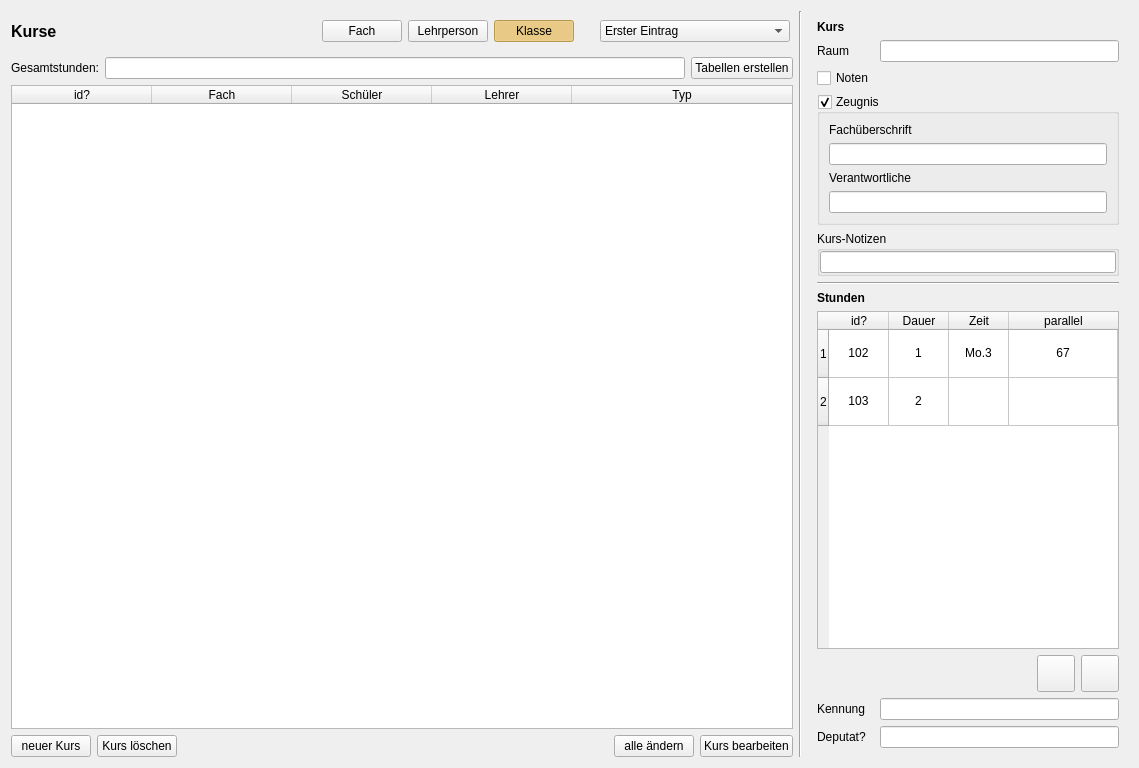
<?xml version="1.0" encoding="UTF-8"?>
<ui version="4.0">
 <class>CourseEditor</class>
 <widget class="QWidget" name="CourseEditor">
  <property name="geometry">
   <rect>
    <x>0</x>
    <y>0</y>
    <width>1139</width>
    <height>768</height>
   </rect>
  </property>
  <property name="sizePolicy">
   <sizepolicy hsizetype="Preferred" vsizetype="MinimumExpanding">
    <horstretch>0</horstretch>
    <verstretch>0</verstretch>
   </sizepolicy>
  </property>
  <property name="mouseTracking">
   <bool>false</bool>
  </property>
  <property name="windowTitle">
   <string>Kurse und Stunden</string>
  </property>
  <layout class="QHBoxLayout" name="horizontalLayout_5">
   <item>
    <layout class="QVBoxLayout" name="verticalLayout_2">
     <item>
      <layout class="QHBoxLayout" name="horizontalLayout" stretch="0,1,0">
       <item>
        <widget class="QLabel" name="label">
         <property name="font">
          <font>
           <pointsize>12</pointsize>
           <bold>true</bold>
          </font>
         </property>
         <property name="text">
          <string>Kurse</string>
         </property>
        </widget>
       </item>
       <item>
        <spacer name="horizontalSpacer">
         <property name="orientation">
          <enum>Qt::Horizontal</enum>
         </property>
         <property name="sizeHint" stdset="0">
          <size>
           <width>40</width>
           <height>20</height>
          </size>
         </property>
        </spacer>
       </item>
       <item>
        <widget class="QFrame" name="frame">
         <property name="minimumSize">
          <size>
           <width>0</width>
           <height>40</height>
          </size>
         </property>
         <property name="toolTip">
          <string>&lt;html&gt;&lt;head/&gt;&lt;body&gt;&lt;p&gt;Die Kurse können für eine Klasse, eine Person oder ein Fach betrachtet werden.&lt;/p&gt;&lt;p&gt;Klicke auf die entsprechende Schaltfläche, dann ist die weitere Wahl im Aufklappmenü möglich.&lt;/p&gt;&lt;p&gt;&lt;br/&gt;&lt;/p&gt;&lt;/body&gt;&lt;/html&gt;</string>
         </property>
         <property name="styleSheet">
          <string notr="true">QPushButton:checked {background-color: #ffd36b;}</string>
         </property>
         <property name="frameShadow">
          <enum>QFrame::Raised</enum>
         </property>
         <layout class="QHBoxLayout" name="horizontalLayout_4">
          <property name="leftMargin">
           <number>3</number>
          </property>
          <property name="topMargin">
           <number>3</number>
          </property>
          <property name="rightMargin">
           <number>3</number>
          </property>
          <property name="bottomMargin">
           <number>3</number>
          </property>
          <item>
           <widget class="QPushButton" name="pb_SUBJECT">
            <property name="text">
             <string>Fach</string>
            </property>
            <property name="checkable">
             <bool>true</bool>
            </property>
            <attribute name="buttonGroup">
             <string notr="true">buttonGroup</string>
            </attribute>
           </widget>
          </item>
          <item>
           <widget class="QPushButton" name="pb_TEACHER">
            <property name="text">
             <string>Lehrperson</string>
            </property>
            <property name="checkable">
             <bool>true</bool>
            </property>
            <attribute name="buttonGroup">
             <string notr="true">buttonGroup</string>
            </attribute>
           </widget>
          </item>
          <item>
           <widget class="QPushButton" name="pb_CLASS">
            <property name="text">
             <string>Klasse</string>
            </property>
            <property name="checkable">
             <bool>true</bool>
            </property>
            <property name="checked">
             <bool>true</bool>
            </property>
            <attribute name="buttonGroup">
             <string notr="true">buttonGroup</string>
            </attribute>
           </widget>
          </item>
          <item>
           <spacer name="horizontalSpacer_2">
            <property name="orientation">
             <enum>Qt::Horizontal</enum>
            </property>
            <property name="sizeHint" stdset="0">
             <size>
              <width>20</width>
              <height>20</height>
             </size>
            </property>
           </spacer>
          </item>
          <item>
           <widget class="QComboBox" name="combo_class">
            <property name="sizeAdjustPolicy">
             <enum>QComboBox::AdjustToContents</enum>
            </property>
            <item>
             <property name="text">
              <string>Erster Eintrag</string>
             </property>
            </item>
            <item>
             <property name="text">
              <string>Ein sehr ausführlicher Eintrag</string>
             </property>
            </item>
           </widget>
          </item>
         </layout>
        </widget>
       </item>
      </layout>
     </item>
     <item>
      <layout class="QHBoxLayout" name="horizontalLayout_6">
       <item>
        <widget class="QLabel" name="label_2">
         <property name="text">
          <string>Gesamtstunden:</string>
         </property>
        </widget>
       </item>
       <item>
        <widget class="QLineEdit" name="total">
         <property name="readOnly">
          <bool>true</bool>
         </property>
        </widget>
       </item>
       <item>
        <widget class="QPushButton" name="make_tables">
         <property name="text">
          <string>Tabellen erstellen</string>
         </property>
        </widget>
       </item>
      </layout>
     </item>
     <item>
      <widget class="QTableWidget" name="course_table">
       <property name="editTriggers">
        <set>QAbstractItemView::NoEditTriggers</set>
       </property>
       <property name="alternatingRowColors">
        <bool>true</bool>
       </property>
       <property name="selectionMode">
        <enum>QAbstractItemView::SingleSelection</enum>
       </property>
       <property name="selectionBehavior">
        <enum>QAbstractItemView::SelectRows</enum>
       </property>
       <attribute name="horizontalHeaderMinimumSectionSize">
        <number>60</number>
       </attribute>
       <attribute name="horizontalHeaderDefaultSectionSize">
        <number>140</number>
       </attribute>
       <attribute name="horizontalHeaderStretchLastSection">
        <bool>true</bool>
       </attribute>
       <column>
        <property name="text">
         <string>id?</string>
        </property>
       </column>
       <column>
        <property name="text">
         <string>Fach</string>
        </property>
       </column>
       <column>
        <property name="text">
         <string>Schüler</string>
        </property>
       </column>
       <column>
        <property name="text">
         <string>Lehrer</string>
        </property>
       </column>
       <column>
        <property name="text">
         <string>Typ</string>
        </property>
       </column>
      </widget>
     </item>
     <item>
      <layout class="QHBoxLayout" name="horizontalLayout_2">
       <item>
        <widget class="QPushButton" name="pb_new_course">
         <property name="text">
          <string>neuer Kurs</string>
         </property>
        </widget>
       </item>
       <item>
        <widget class="QPushButton" name="pb_delete_course">
         <property name="text">
          <string>Kurs löschen</string>
         </property>
        </widget>
       </item>
       <item>
        <spacer name="horizontalSpacer_3">
         <property name="orientation">
          <enum>Qt::Horizontal</enum>
         </property>
         <property name="sizeHint" stdset="0">
          <size>
           <width>40</width>
           <height>20</height>
          </size>
         </property>
        </spacer>
       </item>
       <item>
        <widget class="QPushButton" name="pb_change_all">
         <property name="text">
          <string>alle ändern</string>
         </property>
        </widget>
       </item>
       <item>
        <widget class="QPushButton" name="pb_edit_course">
         <property name="text">
          <string>Kurs bearbeiten</string>
         </property>
        </widget>
       </item>
      </layout>
     </item>
    </layout>
   </item>
   <item>
    <widget class="Line" name="line_3">
     <property name="orientation">
      <enum>Qt::Vertical</enum>
     </property>
    </widget>
   </item>
   <item>
    <widget class="QWidget" name="frame_r" native="true">
     <property name="enabled">
      <bool>true</bool>
     </property>
     <property name="maximumSize">
      <size>
       <width>320</width>
       <height>16777215</height>
      </size>
     </property>
     <layout class="QGridLayout" name="gridLayout_2">
      <item row="0" column="0">
       <widget class="QLabel" name="label_5">
        <property name="font">
         <font>
          <bold>true</bold>
         </font>
        </property>
        <property name="text">
         <string>Kurs</string>
        </property>
       </widget>
      </item>
      <item row="1" column="0">
       <widget class="QLabel" name="label_11">
        <property name="toolTip">
         <string notr="true">&lt;html&gt;&lt;head/&gt;&lt;body&gt;&lt;p&gt;Insbesondere für Epochenunterricht geeignet.&lt;/p&gt;&lt;p&gt;Jeder Block hat einen eigenen Kennzeichen.&lt;/p&gt;&lt;p&gt;Die Unterrichtsstunden können von mehreren Lehrern – parallel oder über das Jahr verteilt – gegeben.&lt;/p&gt;&lt;p&gt;Auch verschiedene Schülergruppen können betroffen sein.&lt;/p&gt;&lt;p&gt;&lt;br/&gt;&lt;/p&gt;&lt;/body&gt;&lt;/html&gt;</string>
        </property>
        <property name="text">
         <string>Raum</string>
        </property>
       </widget>
      </item>
      <item row="1" column="1">
       <widget class="QLineEdit" name="wish_room">
        <property name="text">
         <string/>
        </property>
        <property name="readOnly">
         <bool>true</bool>
        </property>
       </widget>
      </item>
      <item row="2" column="0">
       <widget class="QCheckBox" name="grade_checkbox">
        <property name="text">
         <string>Noten</string>
        </property>
        <property name="checked">
         <bool>false</bool>
        </property>
       </widget>
      </item>
      <item row="3" column="0" colspan="2">
       <widget class="QGroupBox" name="groupBox">
        <property name="title">
         <string>Zeugnis</string>
        </property>
        <property name="checkable">
         <bool>true</bool>
        </property>
        <layout class="QVBoxLayout" name="verticalLayout">
         <item>
          <widget class="QLabel" name="label_8">
           <property name="text">
            <string>Fachüberschrift</string>
           </property>
          </widget>
         </item>
         <item>
          <widget class="QLineEdit" name="report_title">
           <property name="readOnly">
            <bool>true</bool>
           </property>
          </widget>
         </item>
         <item>
          <widget class="QLabel" name="label_4">
           <property name="text">
            <string>Verantwortliche</string>
           </property>
          </widget>
         </item>
         <item>
          <widget class="QLineEdit" name="report_teachers">
           <property name="readOnly">
            <bool>true</bool>
           </property>
          </widget>
         </item>
        </layout>
       </widget>
      </item>
      <item row="4" column="0" colspan="2">
       <widget class="QGroupBox" name="groupBox_2">
        <property name="sizePolicy">
         <sizepolicy hsizetype="Preferred" vsizetype="Preferred">
          <horstretch>0</horstretch>
          <verstretch>0</verstretch>
         </sizepolicy>
        </property>
        <property name="title">
         <string>Kurs-Notizen</string>
        </property>
        <layout class="QVBoxLayout" name="verticalLayout_3">
         <property name="leftMargin">
          <number>0</number>
         </property>
         <property name="topMargin">
          <number>0</number>
         </property>
         <property name="rightMargin">
          <number>0</number>
         </property>
         <property name="bottomMargin">
          <number>0</number>
         </property>
         <item>
          <widget class="QLineEdit" name="notes">
           <property name="readOnly">
            <bool>true</bool>
           </property>
          </widget>
         </item>
        </layout>
       </widget>
      </item>
      <item row="5" column="0" colspan="2">
       <widget class="Line" name="line">
        <property name="orientation">
         <enum>Qt::Horizontal</enum>
        </property>
       </widget>
      </item>
      <item row="6" column="0">
       <widget class="QLabel" name="label_3">
        <property name="font">
         <font>
          <bold>true</bold>
         </font>
        </property>
        <property name="text">
         <string>Stunden</string>
        </property>
       </widget>
      </item>
      <item row="7" column="0" colspan="2">
       <widget class="QTableWidget" name="lesson_table">
        <property name="sizePolicy">
         <sizepolicy hsizetype="Expanding" vsizetype="Expanding">
          <horstretch>0</horstretch>
          <verstretch>1</verstretch>
         </sizepolicy>
        </property>
        <property name="minimumSize">
         <size>
          <width>0</width>
          <height>150</height>
         </size>
        </property>
        <property name="styleSheet">
         <string notr="true">QTableView {
  selection-background-color: #f0e0ff;
  selection-color: black;
}
</string>
        </property>
        <property name="editTriggers">
         <set>QAbstractItemView::NoEditTriggers</set>
        </property>
        <property name="showDropIndicator" stdset="0">
         <bool>false</bool>
        </property>
        <property name="dragDropOverwriteMode">
         <bool>false</bool>
        </property>
        <property name="alternatingRowColors">
         <bool>false</bool>
        </property>
        <property name="selectionMode">
         <enum>QAbstractItemView::SingleSelection</enum>
        </property>
        <property name="selectionBehavior">
         <enum>QAbstractItemView::SelectRows</enum>
        </property>
        <property name="iconSize">
         <size>
          <width>40</width>
          <height>40</height>
         </size>
        </property>
        <attribute name="horizontalHeaderVisible">
         <bool>true</bool>
        </attribute>
        <attribute name="horizontalHeaderCascadingSectionResizes">
         <bool>true</bool>
        </attribute>
        <attribute name="horizontalHeaderMinimumSectionSize">
         <number>36</number>
        </attribute>
        <attribute name="horizontalHeaderDefaultSectionSize">
         <number>60</number>
        </attribute>
        <attribute name="horizontalHeaderStretchLastSection">
         <bool>true</bool>
        </attribute>
        <attribute name="verticalHeaderCascadingSectionResizes">
         <bool>true</bool>
        </attribute>
        <attribute name="verticalHeaderMinimumSectionSize">
         <number>48</number>
        </attribute>
        <attribute name="verticalHeaderDefaultSectionSize">
         <number>48</number>
        </attribute>
        <row>
         <property name="text">
          <string>1</string>
         </property>
        </row>
        <row>
         <property name="text">
          <string>2</string>
         </property>
        </row>
        <column>
         <property name="text">
          <string>id?</string>
         </property>
        </column>
        <column>
         <property name="text">
          <string>Dauer</string>
         </property>
        </column>
        <column>
         <property name="text">
          <string>Zeit</string>
         </property>
        </column>
        <column>
         <property name="text">
          <string>parallel</string>
         </property>
        </column>
        <item row="0" column="0">
         <property name="text">
          <string>102</string>
         </property>
         <property name="textAlignment">
          <set>AlignCenter</set>
         </property>
        </item>
        <item row="0" column="1">
         <property name="text">
          <string>1</string>
         </property>
         <property name="textAlignment">
          <set>AlignCenter</set>
         </property>
        </item>
        <item row="0" column="2">
         <property name="text">
          <string>Mo.3</string>
         </property>
         <property name="textAlignment">
          <set>AlignCenter</set>
         </property>
        </item>
        <item row="0" column="3">
         <property name="text">
          <string>67</string>
         </property>
         <property name="textAlignment">
          <set>AlignCenter</set>
         </property>
        </item>
        <item row="1" column="0">
         <property name="text">
          <string>103</string>
         </property>
         <property name="textAlignment">
          <set>AlignCenter</set>
         </property>
        </item>
        <item row="1" column="1">
         <property name="text">
          <string>2</string>
         </property>
         <property name="textAlignment">
          <set>AlignCenter</set>
         </property>
        </item>
        <item row="1" column="2">
         <property name="text">
          <string/>
         </property>
         <property name="textAlignment">
          <set>AlignCenter</set>
         </property>
        </item>
        <item row="1" column="3">
         <property name="text">
          <string/>
         </property>
        </item>
       </widget>
      </item>
      <item row="8" column="0" colspan="2">
       <layout class="QHBoxLayout" name="horizontalLayout_3">
        <item>
         <spacer name="horizontalSpacer_4">
          <property name="orientation">
           <enum>Qt::Horizontal</enum>
          </property>
          <property name="sizeHint" stdset="0">
           <size>
            <width>40</width>
            <height>20</height>
           </size>
          </property>
         </spacer>
        </item>
        <item>
         <widget class="QToolButton" name="lesson_sub">
          <property name="toolTip">
           <string>&lt;html&gt;&lt;head/&gt;&lt;body&gt;&lt;p&gt;Unterrichtsstunde vom Element entfernen. Die letzte Stunde kann auf diese Weise nicht entfernt werden, dafür muss der Kurs (bzw. alle Kurse) vom Element getrennt werden. &lt;/p&gt;&lt;/body&gt;&lt;/html&gt;</string>
          </property>
          <property name="icon">
           <iconset>
            <normaloff>../icons/icon_remove.svg</normaloff>../icons/icon_remove.svg</iconset>
          </property>
          <property name="iconSize">
           <size>
            <width>30</width>
            <height>30</height>
           </size>
          </property>
         </widget>
        </item>
        <item>
         <widget class="QToolButton" name="lesson_add">
          <property name="toolTip">
           <string>&lt;html&gt;&lt;head/&gt;&lt;body&gt;&lt;p&gt;Unterrichtsstunde zum Element hinzufügen&lt;/p&gt;&lt;/body&gt;&lt;/html&gt;</string>
          </property>
          <property name="icon">
           <iconset>
            <normaloff>../icons/icon_new.svg</normaloff>../icons/icon_new.svg</iconset>
          </property>
          <property name="iconSize">
           <size>
            <width>30</width>
            <height>30</height>
           </size>
          </property>
         </widget>
        </item>
       </layout>
      </item>
      <item row="9" column="0">
       <widget class="QLabel" name="label_9">
        <property name="text">
         <string>Kennung</string>
        </property>
       </widget>
      </item>
      <item row="9" column="1">
       <widget class="QLineEdit" name="block_name">
        <property name="text">
         <string/>
        </property>
        <property name="readOnly">
         <bool>true</bool>
        </property>
       </widget>
      </item>
      <item row="10" column="0">
       <widget class="QLabel" name="label_7">
        <property name="text">
         <string>Deputat?</string>
        </property>
       </widget>
      </item>
      <item row="10" column="1">
       <widget class="QLineEdit" name="payment">
        <property name="readOnly">
         <bool>true</bool>
        </property>
       </widget>
      </item>
     </layout>
    </widget>
   </item>
  </layout>
 </widget>
 <tabstops>
  <tabstop>pb_edit_course</tabstop>
  <tabstop>lesson_table</tabstop>
  <tabstop>report_title</tabstop>
  <tabstop>wish_room</tabstop>
 </tabstops>
 <resources/>
 <connections/>
 <buttongroups>
  <buttongroup name="buttonGroup"/>
 </buttongroups>
</ui>
